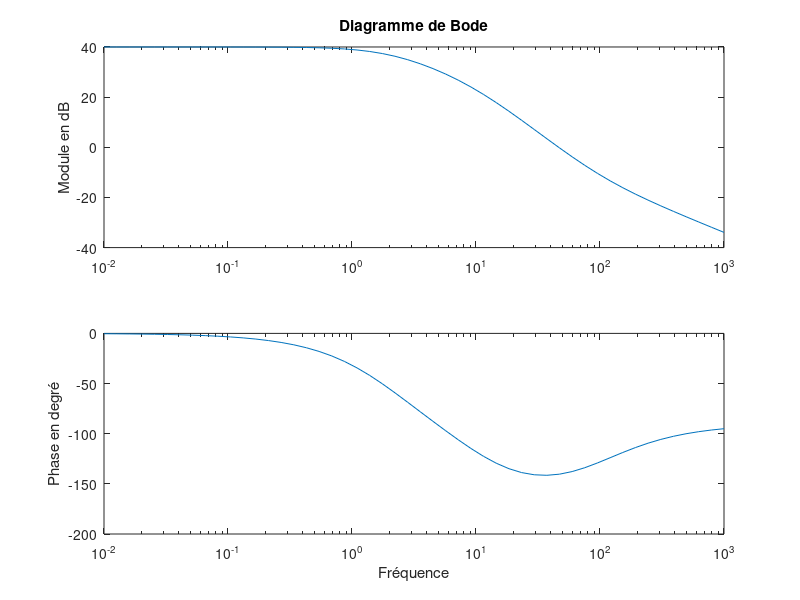

MATLAB code to generate this figure:
w = logspace(-2, 3); % intervalle = [10^(-2);10^3] donc de 0.01 à 1000

% gain et phase :
mod = zeros(size(w));
phase = zeros(size(w));

% calcule le module et la phase pour chaque fréquence
for i = 1:length(w)
    S = 1j * w(i); % s = jw avec 1j = sqrt(-1) = i

    % coef numérateur : 20S(S+100) = 20*S^2 + 2000*S
    % coef dénominateur : (S+2)(S+10) = S^2 + 12*s + 20
    H = polyval([20 2000], S) / polyval([1 12 20], S); % définition de H(S)

    mod(i) = 20 * log10(abs(H)); % convertit le gain en dB
    phase(i) = angle(H) * (180/pi); % angle(H) calcule la phase en rad puis on multiplie 
    % par 180/pi pour convertir en degrés car 180° = pi radian
end

figure;

% plot module
subplot(2, 1, 1);
semilogx(w, mod);
title('Diagramme de Bode');
ylabel('Module en dB');

% plot phase 
subplot(2, 1, 2);
semilogx(w, phase);
xlabel('Fréquence');
ylabel('Phase en degré');
